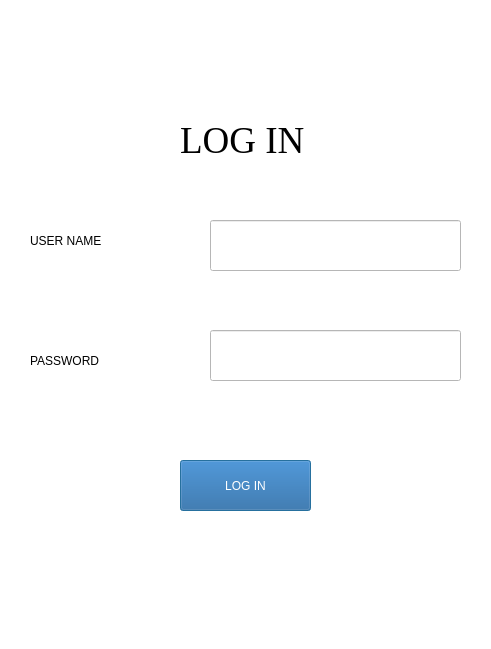
<?xml version="1.0" encoding="UTF-8"?>
<ui version="4.0">
 <class>Login</class>
 <widget class="QDialog" name="Login">
  <property name="geometry">
   <rect>
    <x>0</x>
    <y>0</y>
    <width>491</width>
    <height>649</height>
   </rect>
  </property>
  <property name="windowTitle">
   <string>Dialog</string>
  </property>
  <property name="styleSheet">
   <string notr="true">background-color: rgb(255,255,255);</string>
  </property>
  <widget class="QLabel" name="label">
   <property name="geometry">
    <rect>
     <x>180</x>
     <y>120</y>
     <width>181</width>
     <height>41</height>
    </rect>
   </property>
   <property name="font">
    <font>
     <family>Times New Roman</family>
     <pointsize>28</pointsize>
     <weight>9</weight>
     <italic>false</italic>
     <bold>false</bold>
    </font>
   </property>
   <property name="styleSheet">
    <string notr="true">
font: 75 28pt &quot;Times New Roman&quot;;
color: rgb(0, 0, 0);</string>
   </property>
   <property name="text">
    <string>LOG IN</string>
   </property>
  </widget>
  <widget class="QLabel" name="label_2">
   <property name="geometry">
    <rect>
     <x>30</x>
     <y>220</y>
     <width>151</width>
     <height>41</height>
    </rect>
   </property>
   <property name="maximumSize">
    <size>
     <width>151</width>
     <height>16777215</height>
    </size>
   </property>
   <property name="styleSheet">
    <string notr="true">font: 75 16pt &quot;MS Shell Dlg 2&quot;;
color: rgb(0, 0, 0);</string>
   </property>
   <property name="text">
    <string>USER NAME</string>
   </property>
  </widget>
  <widget class="QLineEdit" name="userName">
   <property name="geometry">
    <rect>
     <x>210</x>
     <y>220</y>
     <width>251</width>
     <height>51</height>
    </rect>
   </property>
   <property name="minimumSize">
    <size>
     <width>251</width>
     <height>0</height>
    </size>
   </property>
   <property name="styleSheet">
    <string notr="true">color: rgb(0, 0, 0);
font: 75 14pt &quot;MS Shell Dlg 2&quot;;</string>
   </property>
  </widget>
  <widget class="QLabel" name="label_3">
   <property name="geometry">
    <rect>
     <x>30</x>
     <y>340</y>
     <width>151</width>
     <height>41</height>
    </rect>
   </property>
   <property name="maximumSize">
    <size>
     <width>151</width>
     <height>16777215</height>
    </size>
   </property>
   <property name="styleSheet">
    <string notr="true">font: 75 16pt &quot;MS Shell Dlg 2&quot;;
color: rgb(0, 0, 0);</string>
   </property>
   <property name="text">
    <string>PASSWORD</string>
   </property>
  </widget>
  <widget class="QLineEdit" name="password">
   <property name="geometry">
    <rect>
     <x>210</x>
     <y>330</y>
     <width>251</width>
     <height>51</height>
    </rect>
   </property>
   <property name="minimumSize">
    <size>
     <width>251</width>
     <height>0</height>
    </size>
   </property>
   <property name="styleSheet">
    <string notr="true">color: rgb(0, 0, 0);
font: 75 14pt &quot;MS Shell Dlg 2&quot;;</string>
   </property>
  </widget>
  <widget class="QPushButton" name="submit">
   <property name="geometry">
    <rect>
     <x>180</x>
     <y>460</y>
     <width>131</width>
     <height>51</height>
    </rect>
   </property>
   <property name="styleSheet">
    <string notr="true">
color: rgb(255, 255, 255);;
background-color: rgb(29, 93, 155);
font: 12pt &quot;Sans Serif Collection&quot;;</string>
   </property>
   <property name="text">
    <string>LOG IN</string>
   </property>
  </widget>
  <widget class="QLabel" name="label_4">
   <property name="geometry">
    <rect>
     <x>330</x>
     <y>20</y>
     <width>161</width>
     <height>61</height>
    </rect>
   </property>
   <property name="text">
    <string/>
   </property>
   <property name="pixmap">
    <pixmap>mappels.png</pixmap>
   </property>
   <property name="scaledContents">
    <bool>true</bool>
   </property>
  </widget>
 </widget>
 <resources/>
 <connections/>
</ui>
